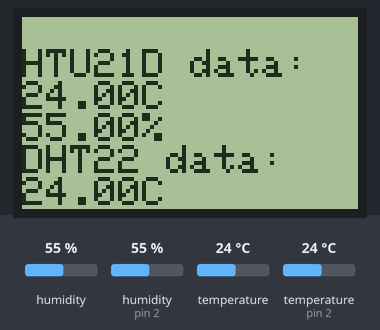
Recording of a sketch running on a simulated Arduino Uno, built with avr-gcc and run on an emulated ATmega328P. Shown: 84×48 one-colour display. The inputs (shaded band) are chosen by the test bench; at power-on: humidity 55 %, humidity (sensor on pin 2) 55 %, temperature 24 °C, temperature (sensor on pin 2) 24 °C.

Above: at 0.2 s.

Measured:
- what the display in image 0 shows lasts 10.1 s, from 0.1 s to 10.2 s

The sketch:

humidity.ino
```cpp
#include <SPI.h>
#include <Wire.h>
#include <Adafruit_GFX.h>
#include <Adafruit_PCD8544.h>
#include <SparkFunHTU21D.h>
#include <dht.h>

dht DHT;
Adafruit_PCD8544 display = Adafruit_PCD8544(5, 4, 3);
int backlight = 9;
int brightness = 0;
HTU21D hummy;
#define DHT22_PIN 2

void setup() {
  display.begin();
  display.clearDisplay();
  display.setContrast(55);
  display.setTextColor(BLACK);
  display.setTextSize(1);
  display.println("Ready!");
  display.display();
  hummy.begin();
}

void loop() {
  float humd = hummy.readHumidity();
  float temp = hummy.readTemperature();
  int read_dht = DHT.read22(DHT22_PIN);

  display.clearDisplay();
  display.setTextSize(1);
  display.println("HTU21D data:");
  display.print(temp);
  display.println("C");
  display.print(humd);
  display.println("%");

  display.println("DHT22 data:");
  switch (read_dht)
  {
    case DHTLIB_OK:
      display.print(DHT.temperature);
      display.println("C");
      display.print(DHT.humidity);
      display.println("%");
      break;

    case DHTLIB_ERROR_CHECKSUM:
      display.println("chksum failed!");
      break;
    case DHTLIB_ERROR_TIMEOUT:
      display.println("timeout!");
      break;
    default:
     display.println("general error");
     break;
  }

  display.display();

  delay(10000);
}
```
